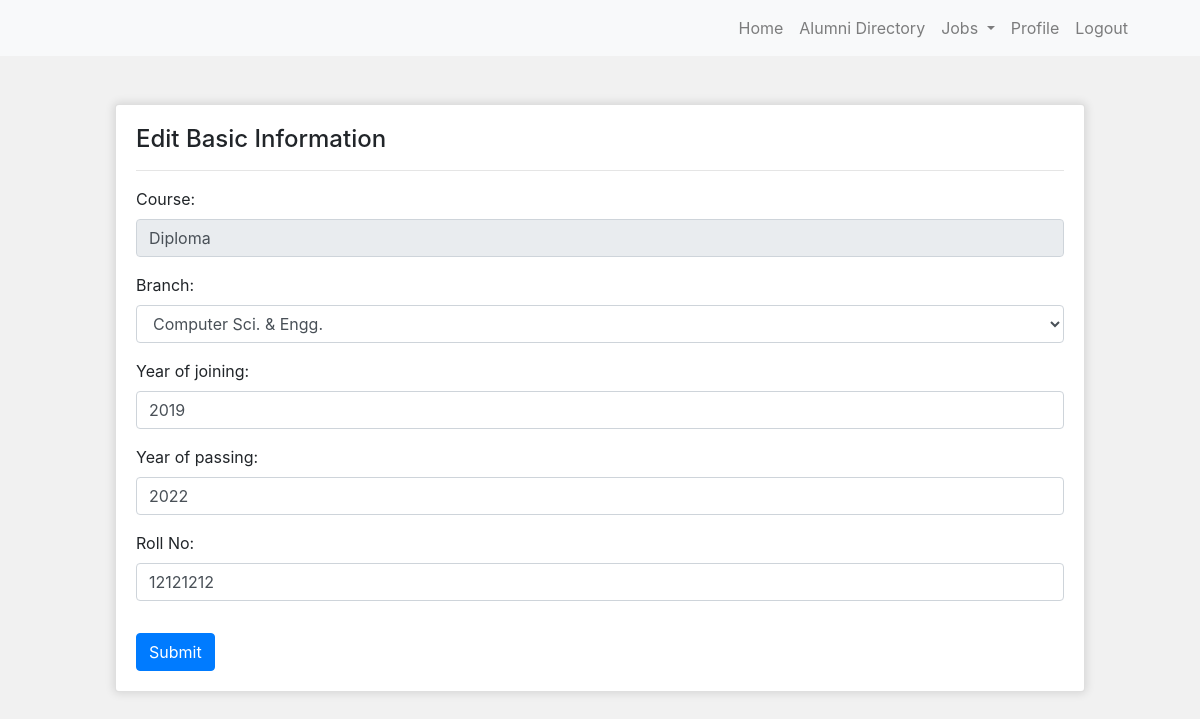
The app's page /editBasicInformation/2/ (signed in) with its own data.
### website/models.py (models this page shows, shortened)
class BasicInformation(models.Model):
    branch_choices = (
        ('Computer Sci. & Engg.', 'Computer Sci. & Engg.'),
        ('Mechanical Engg.', 'Mechanical Engg.'),
        ('Architectural Asst.', 'Architectural Asst.'),
        ('Civil Engg.', 'Civil Engg.'),
        ('Electrical Engg.', 'Electrical Engg.'),
    )
    id = models.AutoField(primary_key=True)
    user = models.ForeignKey(Account, on_delete=models.CASCADE)
    course = models.CharField(max_length=100, default='Diploma')
    branch = models.CharField(choices=branch_choices, max_length=250)
    joiningYear = models.CharField(max_length=100)
    passingYear = models.CharField(max_length=100)
    rollNo = models.CharField(max_length=100, unique=True)

### website/views.py (the view)
# urls.py: path('editBasicInformation/<int:basicInfo_id>/', views.editBasicInformation, name="editBasicInformation"),
@login_required(login_url='login')
def editBasicInformation(request, basicInfo_id):
    try:
        basicInformation = get_object_or_404(BasicInformation, id=basicInfo_id)
    except Http404:
        return redirect('/profile/')
    editBasicInfo_form = EditBasicInformationForm(request.POST or None, instance=basicInformation)
    if editBasicInfo_form.is_valid():
        basicInformation = editBasicInfo_form.save(commit=False)
        basicInformation.user = request.user
        basicInformation.save()
        messages.success(request, 'Education Updated successfully!')
        return redirect('/profile/')
    if basicInformation.user != request.user:
        return redirect('/profile/')
    context = {
        'basicInformation': basicInformation,
        'editBasicInfo_form': editBasicInfo_form
    }
    return render(request, 'editBasicInformation.html', context)

### website/forms.py
class EditBasicInformationForm(forms.ModelForm):
    branch_choices = (
        ('Computer Sci. & Engg.', 'Computer Sci. & Engg.'),
        ('Mechanical Engg.', 'Mechanical Engg.'),
        ('Architectural Asst.', 'Architectural Asst.'),
        ('Civil Engg.', 'Civil Engg.'),
        ('Electrical Engg.', 'Electrical Engg.'),
    )
    course = forms.CharField(label="Course", widget=forms.TextInput(attrs={'class': 'form-control', 'readonly': 'readonly', 'value': 'Diploma'}))
    branch = forms.ChoiceField(label="Branch", choices=branch_choices, widget=forms.Select(attrs={'class': 'form-control'}))
    joiningYear = forms.CharField(label="Year of joining", widget=forms.NumberInput(attrs={'class': 'form-control'}))
    passingYear = forms.CharField(label="Year of passing", widget=forms.NumberInput(attrs={'class': 'form-control'}))
    rollNo = forms.CharField(label="Roll No", widget=forms.NumberInput(attrs={'class': 'form-control'}))
    class Meta:
        model = BasicInformation
        fields = ('course', 'branch', 'joiningYear', 'passingYear', 'rollNo')

### templates/editBasicInformation.html (shortened to what this page needs)
{% extends 'base.html' %}
{% load static %}
{% block content %}
<div class="home container-fluid mt-5">
    <div class="row">
        <div class="col-md-10 col-11 mx-auto">
            <div class="row">
                <div class="col-lg-12 col-md-12">
                    <div class="card">
                        <div class="card-body border-0">
                            <div class="active" id="profile">
                                <h4>Edit Basic Information</h4>
                                <hr>
                                <form method="post">
                                    {% for field in editBasicInfo_form %}
                                    <div class="form-group">
                                        <label class="col-form-label p-0 m-0">{{field.label_tag}}</label>
                                        {{field}}
                                    </div>
                                    {% endfor %}
                                    <button type="submit" class="mt-3 btn btn-primary">Submit</button>
                                </form>
                            </div>
                        </div>
                    </div>
                </div>
            </div>
        </div>
    </div>
</div>
{% endblock %}

### static/style.css (style rules this page uses)
* { margin: 0; padding: 0; box-sizing: border-box; }
body { background: #f1f1f1; }
input, button, textarea, select { box-shadow: none !important; }
.home .card { box-shadow: 0 0 8px 2px rgba(0, 0, 0, 0.1); }

### records on screen
BasicInformation: editBasicInfo_form "Diploma" "Computer Sci. & Engg." "2019" "2022" "12121212"

### other values on screen
{{ field.label_tag }} "Course:" "Branch:" "Year of joining:" "Year of passing:" "Roll No:"
